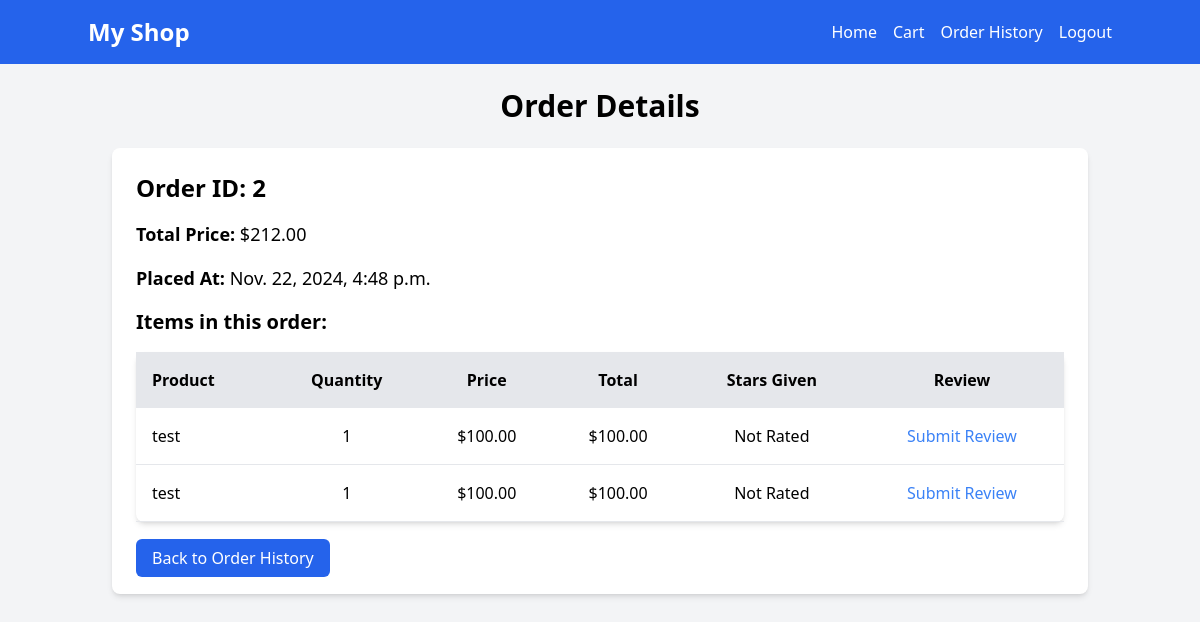
Before: /order-details/2/ (signed in) with the older database file.
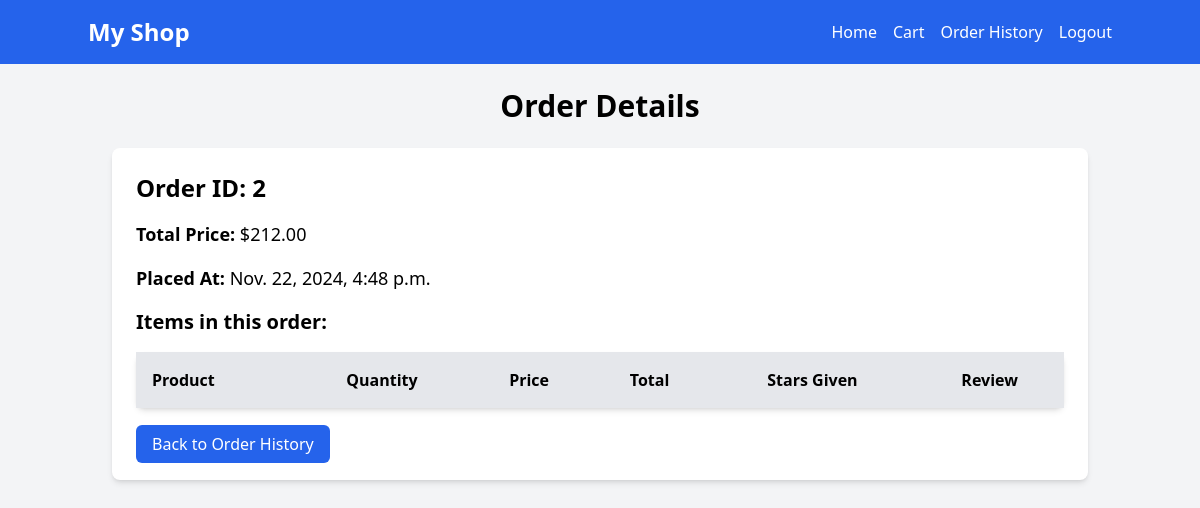
After: the same page with the newer database file.
### shop/models.py (models this page shows, shortened)
class Product(models.Model):
    name = models.CharField(max_length=255)
    price = models.DecimalField(max_digits=10, decimal_places=2)
    description = models.TextField()

### shop/views.py (the view)
# urls.py: path('order-details/<int:id>/', views.order_details, name='order_details'),
@login_required
def order_details(request, id):
    order = get_object_or_404(Order, id=id)
    order_items = order.order_items.annotate(
        has_review=Exists(
            ProductReview.objects.filter(product=OuterRef('product'), user=request.user)
        ),
        review_star=Subquery(
            ProductReview.objects.filter(
                product=OuterRef('product'),
                user=request.user
            ).values('star')[:1]  # Get the first result (if any)
        )
    )
    order_item_data = []
    for item in order_items:
        review = ProductReview.objects.filter(product=item.product, user=request.user).first()
        order_item_data.append({
            "product": item.product,
            "quantity": item.quantity,
            "price": item.product.price,
            "total_price": item.get_total_price(),
            "has_review": bool(review),
            "review_star": review.star if review else "Not Rated",
        })
    return render(request, 'shop/order_details.html', {
        'order': order,
        'order_item_data': order_item_data,
    })

### shop/context_processors.py (called while the page is built)
def cart_item_count(request):
    total_items = 0
    if request.user.is_authenticated:
        cart, created = Cart.objects.get_or_create(user=request.user)
        cart_items = CartItem.objects.filter(cart=cart)
        total_items = sum(item.quantity for item in cart_items)
    return {'total_items': total_items}

### shop/models.py (called while the page is built)
    def get_total_price(self):
        return self.product.price * self.quantity

### shop/templates/shop/order_details.html (shortened to what this page needs)
{% extends 'shop/base.html' %}
{% block content %}
<div class="container mx-auto p-6">
    <h1 class="text-3xl font-bold text-center mb-6">Order Details</h1>
    <div class="bg-white shadow-md rounded-lg p-6">
        <h2 class="text-2xl font-semibold mb-4">Order ID: {{ order.id }}</h2>
        <p class="text-lg mb-4"><strong>Total Price:</strong> ${{ order.total_price }}</p>
        <p class="text-lg mb-4"><strong>Placed At:</strong> {{ order.placed_at }}</p>
        <h3 class="text-xl font-semibold mb-4">Items in this order:</h3>
        <table class="table-auto w-full bg-white shadow-md rounded-lg">
            <thead>
                <tr class="bg-gray-200">
                    <th class="p-4 text-left">Product</th>
                    <th class="p-4 text-center">Quantity</th>
                    <th class="p-4 text-center">Price</th>
                    <th class="p-4 text-center">Total</th>
                    <th class="p-4 text-center">Stars Given</th>
                    <th class="p-4 text-center">Review</th>
                </tr>
            </thead>
            <tbody>
                {% for item in order_item_data %}
                <tr class="border-b">
                    <td class="p-4">{{ item.product.name }}</td>
                    <td class="p-4 text-center">{{ item.quantity }}</td>
                    <td class="p-4 text-center">${{ item.price }}</td>
                    <td class="p-4 text-center">${{ item.total_price }}</td>
                    <td class="p-4 text-center">
                        {{ item.review_star }}
                    </td>
                    <td class="p-4 text-center">
                        <a href="{% url 'product_review' item.product.id %}" class="text-blue-500 hover:underline">
                            {% if item.has_review %}
                            Edit Review
                            {% else %}
                            Submit Review
                            {% endif %}
                        </a>
                    </td>
                </tr>
                {% endfor %}
            </tbody>
        </table>
        <div class="mt-6">
            <a href="{% url 'order_history' %}"
                class="bg-blue-600 text-white px-4 py-2 rounded-md hover:bg-blue-700 transition duration-300">Back to
                Order History</a>
        </div>
    </div>
</div>
{% endblock %}

Changed rows visible on the page:
removed Product: product.name "test", quantity "1", price "100.00", total_price "100.00", review_star "Not Rated"
removed Product: product.name "test", quantity "1", price "100.00", total_price "100.00", review_star "Not Rated"
